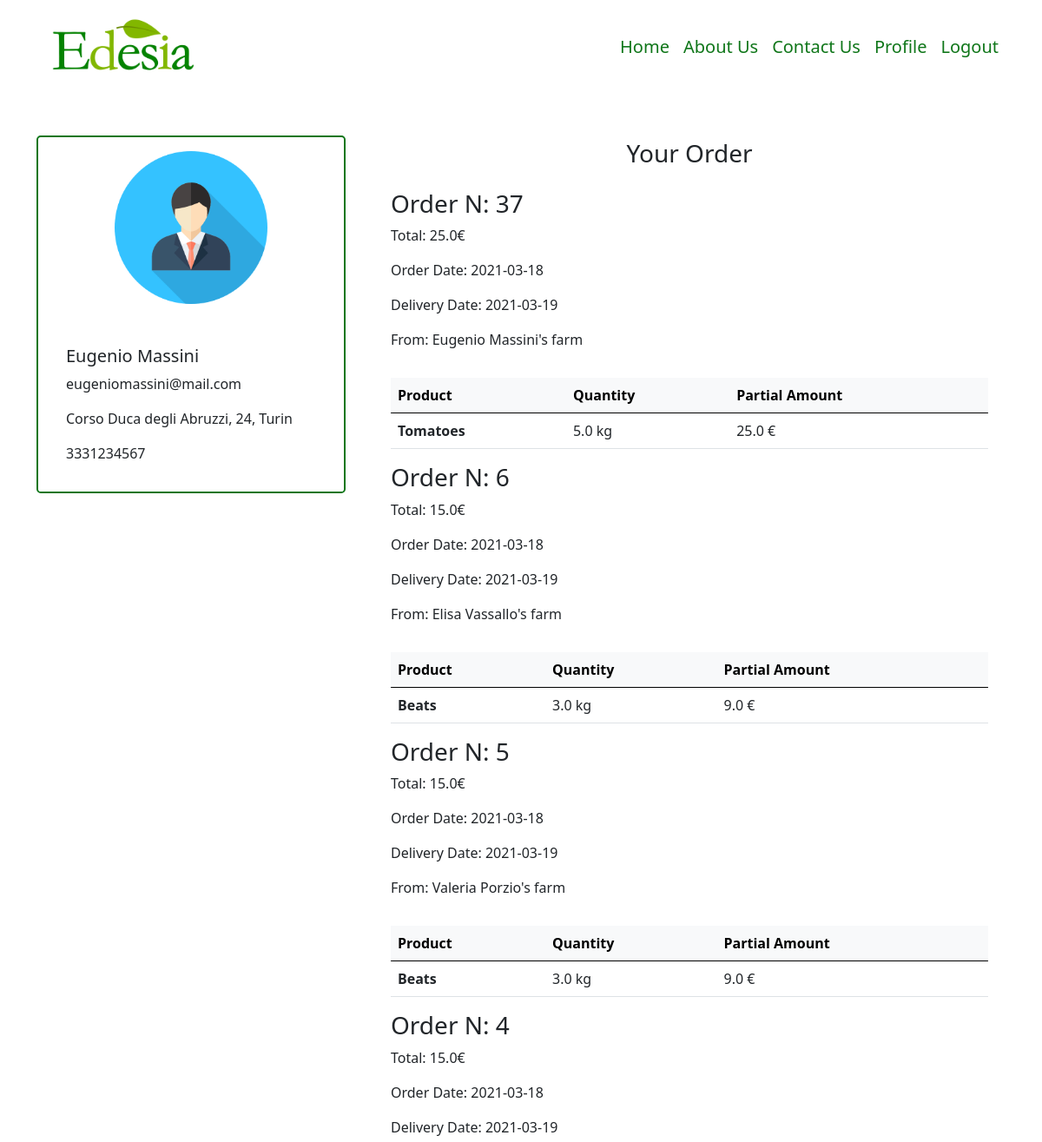
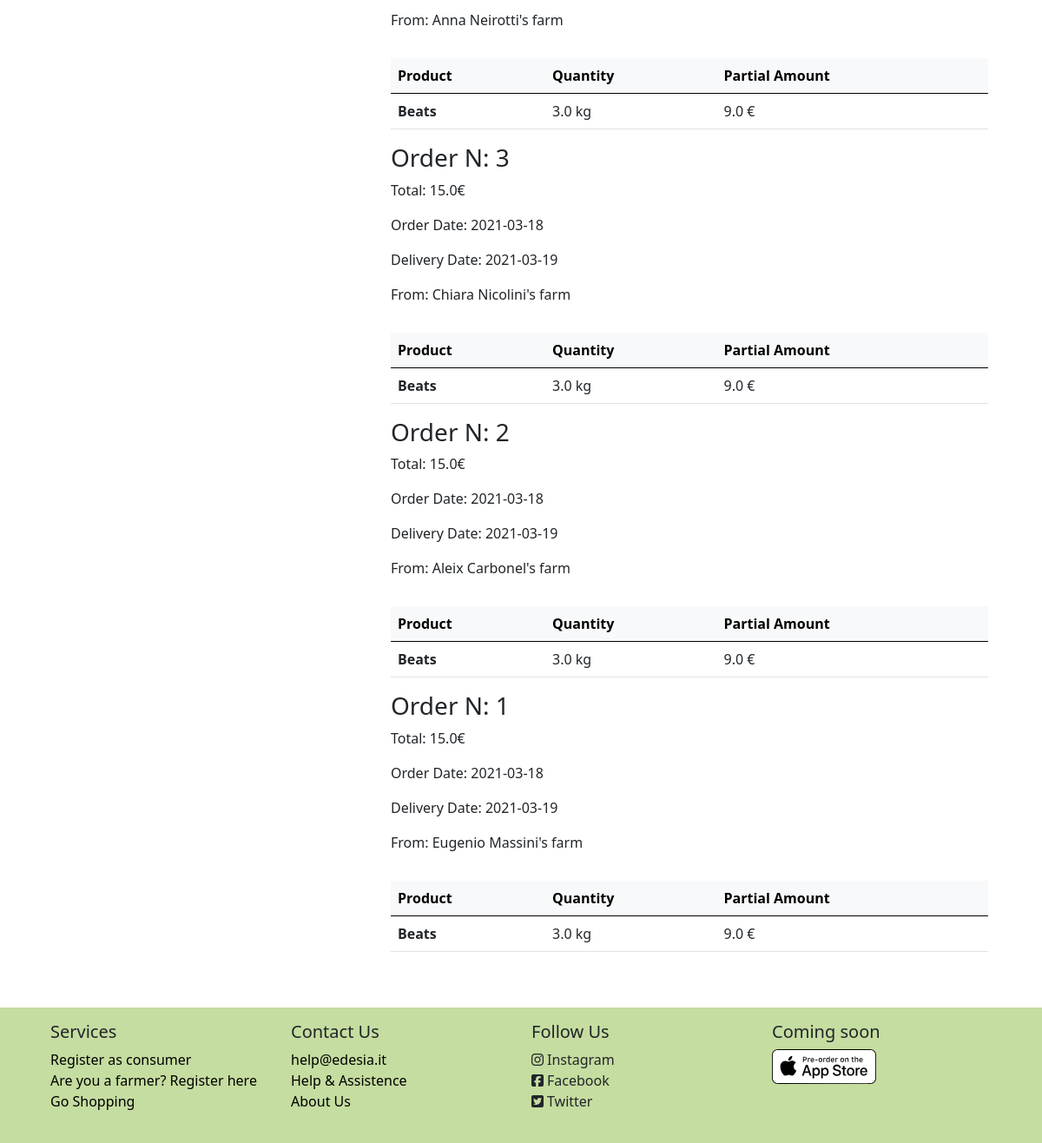
/consumer/1 (signed in), run on the app's committed database (2 pictures, top to bottom).
### model.py (models this page shows, shortened)
class Consumer(db.Model):
    id = db.Column(db.Integer, db.ForeignKey('user.id'), primary_key=True)
    consumer_name = db.Column(db.String(50), nullable=False)
    consumer_surname = db.Column(db.String(50), nullable=False)
    consumer_address = db.Column(db.String(100), nullable=False)
    consumer_phone = db.Column(db.String(12), nullable=False)
    __mapper_args__ = {
        'polymorphic_identity': 'consumer',
    }

class User (UserMixin, db.Model):
    id = db.Column(db.Integer, primary_key=True)  # Auto-incrementing
    email = db.Column(db.String(50), unique=True, nullable=False)
    name = db.Column(db.String(50), nullable=False)
    password_hash = db.Column(db.String(200), nullable=False)
    roleid = db.Column(db.Integer, db.ForeignKey('role.id'))
    type = db.Column(db.String(30))
    __mapper_args__ = {
        'polymorphic_identity': 'user',
        'polymorphic_on': type
    }

class Order (db.Model):
    id = db.Column(db.Integer, primary_key=True)
    consumer_id = db.Column(db.Integer, db.ForeignKey('consumer.id'))
    supplier_id = db.Column(db.Integer, db.ForeignKey('supplier.id'))
    date = db.Column(db.Date)
    delivery_date = db.Column(db.Date)
    amount = db.Column(db.Float)
    review = db.Column(db.Boolean, default=False)

class Supplier (db.Model):
    id = db.Column(db.Integer, db.ForeignKey('user.id'), primary_key=True)
    supplier_name = db.Column(db.String(50), nullable=False)
    supplier_address = db.Column(db.String(100), nullable=False)
    supplier_city = db.Column(db.String(50))
    supplier_phone = db.Column(db.String(12), nullable=False)
    piva = db.Column(db.String(25), nullable=False)
    description = db.Column(db.String(500), nullable=True)
    __mapper_args__ = {
        'polymorphic_identity': 'supplier',
    }

class OrderLine(db.Model):
    id = db.Column(db.Integer, primary_key=True)
    order_id = db.Column(db.Integer, db.ForeignKey('order.id'))
    supplier_id = db.Column(db.Integer, db.ForeignKey('supplier.id'))
    product_id = db.Column(db.Integer, db.ForeignKey('product.id'))
    product_name = db.Column(db.String)
    quantity = db.Column(db.Float)
    partial_amount = db.Column(db.Float)

### app.py (the view)
@app.route('/consumer/<int:id>')
@login_required # decorator from flask-login
def consumer(id):
    consumer = Consumer.query.filter_by(id=id).first()
    user = User.query.filter_by(id=id).first()
    orders = Order.query.filter_by(consumer_id=id).order_by(Order.id.desc()).all()
    l_order_cons =[] #list to contain the following object
    class OrderCons(): # object to simplify the storage of the order data
        def __init__(self, order, content, supplier):
            self.order = order
            self.content = content
            self.supplier = supplier
    for o in orders: # for each order
        products = [] # we create a list of product
        lines = OrderLine.query.filter_by(order_id=o.id).all() # lines contains all the products in that order
        supplier = Supplier.query.filter_by(id=o.supplier_id).first()
        for l in lines:
            products.append(l) # filling the list of products with all the product for that specific order
        l_order_cons.append(OrderCons(o, products, supplier)) # storing the information i need for each order
    return render_template('Pages/profile/profile_consumer-orders.html', consumer=consumer, user=user, orders=l_order_cons, title="Consumer-Profile")

### model.py (called while the page is built)
@login_manager.user_loader
def load_user(user_id):
    return User.query.get(int(user_id))

### templates/Pages/profile/profile_consumer-orders.html (shortened to what this page needs)
{% extends 'Pages/profile/profile_consumer.html' %}
{% block specific %}
            <div class="col-8">
                <div class="container-fluid m-1">
                    <div class="row text-center">
                        <h3>Your Order</h3>
                    </div>
                    {% if orders %}
                    {% for order in orders %}
                    <div class="row row-cols-lg-2 mb-3 mt-3">
                        <div class="col">
                            <h3>Order N: {{ order.order.id }}</h3>
                            <p>Total: {{ order.order.amount }}€</p>
                            <p>Order Date: {{ order.order.date }}</p>
                            <p>Delivery Date: {{ order.order.delivery_date }}</p>
                            <p>From: {{ order.supplier.supplier_name }}</p>
                        </div>
                    <div class="col">
                    </div>
                    </div>
                    <div class="table-responsive-lg">
                        <table class="table table-hover">
                            <thead class="table-light">
                                <tr>
                                    <th scope="col">Product</th>
                                    <th scope="col">Quantity</th>
                                    <th scope="col">Partial Amount</th>
                                </tr>
                            </thead>
                            <tbody>
                            {% for line in order.content %}
                                <tr>
                                    <th scope="row">{{ line.product_name }}</th>
                                    <td>{{line.quantity}} kg</td>
                                    <td>{{ line.partial_amount}} €</td>
                                </tr>
                            {% endfor %}
                            </tbody>
                        </table>
                    </div>
                {% endfor %}
                {% else %}
                    <p>No orders found</p>
                {% endif %}
                </div>
            </div>
{% endblock %}

### templates/Pages/profile/profile_consumer.html (shortened to what this page needs)
{% extends 'Components/base.html' %}
{% block body %}
    <div class="container-lg min-vh-100">
        <div class="row mt-5 mb-5">
            <div class="col-4">
                <div class="card m-auto rounded-3 border-2" id="cardProfileConsumer">
                    <img src="/static/images/avatar.png" class="card-img-top mt-3 mb-3 m-auto" style="width: 50%">
                    <div class="card-body m-3">
                        <h5 class="card-title">{{ consumer.consumer_name }} {{ consumer.consumer_surname }}</h5>
                        <p class="card-text">{{ user.email }}</p>
                        <p class="card-text">{{ consumer.consumer_address }}</p>
                        <p class="card-text">{{ consumer.consumer_phone }}</p>
                    </div>
                </div>
            </div>
        {% block specific %}
        {%  endblock %}
        </div>
    </div>
{% endblock %}

### static/personal.css (style rules this page uses)
#searchBar input, #cardResult, #cardProfileConsumer { border-color: #0F7619;; }

### data on the page
Consumer: consumer_name "Eugenio", consumer_surname "Massini", consumer_address "Corso Duca degli Abruzzi, 24, Turin", consumer_phone "3331234567"
User: email "eugeniomassini@mail.com"
Order: order.id "37", order.amount "25.0", order "2021-03-18", order.delivery_date "2021-03-19"
Supplier: supplier.supplier_name "Eugenio Massini's farm" "Eugenio Massini's farm"
OrderLine: product_name "Tomatoes", quantity "5.0", partial_amount "25.0"
Order: order.id "6", order.amount "15.0", order "2021-03-18", order.delivery_date "2021-03-19"
Supplier: supplier.supplier_name "Elisa Vassallo's farm"
OrderLine: product_name "Beats", quantity "3.0", partial_amount "9.0"
Order: order.id "5", order.amount "15.0", order "2021-03-18", order.delivery_date "2021-03-19"
Supplier: supplier.supplier_name "Valeria Porzio's farm"
OrderLine: product_name "Beats", quantity "3.0", partial_amount "9.0"
Order: order.id "4", order.amount "15.0", order "2021-03-18", order.delivery_date "2021-03-19"
Supplier: supplier.supplier_name "Anna Neirotti's farm"
OrderLine: product_name "Beats", quantity "3.0", partial_amount "9.0"
Order: order.id "3", order.amount "15.0", order "2021-03-18", order.delivery_date "2021-03-19"
Supplier: supplier.supplier_name "Chiara Nicolini's farm"
OrderLine: product_name "Beats", quantity "3.0", partial_amount "9.0"
Order: order.id "2", order.amount "15.0", order "2021-03-18", order.delivery_date "2021-03-19"
Supplier: supplier.supplier_name "Aleix Carbonel's farm"
OrderLine: product_name "Beats", quantity "3.0", partial_amount "9.0"
Order: order.id "1", order.amount "15.0", order "2021-03-18", order.delivery_date "2021-03-19"
OrderLine: product_name "Beats", quantity "3.0", partial_amount "9.0"
